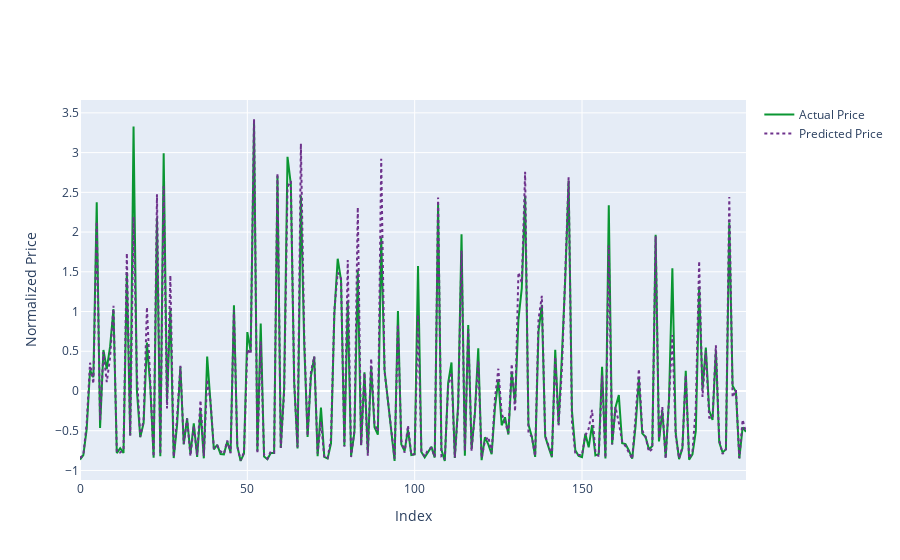

Notebook source saved alongside this figure:
### Markdown cell above
Висновки. \
З графіку видно, що прогнозована ціна співпадає з реальною. Тобто результат можна вважати достовірним.

### Code cell
trace0 = go.Scatter(
    y = y_test,
    x = np.arange(200), 
    mode = 'lines', 
    name = 'Actual Price',
    marker = dict(
    color = 'rgb(10, 150, 50)')
)

trace1 = go.Scatter(
    y = y_pred,
    x = np.arange(200), 
    mode = 'lines', 
    name = 'Predicted Price',
    line = dict(
        color = 'rgb(110, 50, 140)',
        dash = 'dot'
    )
)


layout = go.Layout(
    xaxis = dict(title = 'Index'), 
    yaxis = dict(title = 'Normalized Price')
)

figure = go.Figure(data = [trace0, trace1], layout = layout)
iplot(figure)

### Figure 1 — Plotly figure (JSON) as saved in the notebook; plotly's stock layout.template omitted (floating-point values rounded to 4 significant figures; data arrays with more than 128 entries replaced by an {"elided": "..."} marker saying what was removed)
{"data": [{"marker": {"color": "rgb(10, 150, 50)"}, "mode": "lines", "name": "Actual Price", "type": "scatter", "x": {"elided": "200 int values"}, "y": {"elided": "16172 float values"}}, {"line": {"color": "rgb(110, 50, 140)", "dash": "dot"}, "mode": "lines", "name": "Predicted Price", "type": "scatter", "x": {"elided": "200 int values"}, "y": {"elided": "16172 float values"}}], "layout": {"xaxis": {"title": {"text": "Index"}}, "yaxis": {"title": {"text": "Normalized Price"}}}}
